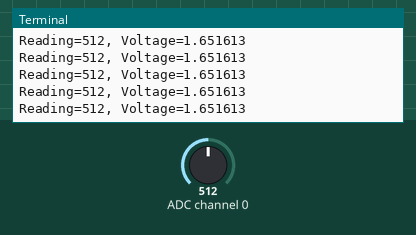
This program was run on a simulated Raspberry Pi (BCM pin numbers). Parts: the last lines printed to the terminal. The inputs (shaded band) are chosen by the test bench; at power-on: ADC channel 0 = 512 (analog values on the 0–1023 scale).

Above: at 1.2 s.
1.3 s: ADC channel 0 set to 716
At 1.33 s:
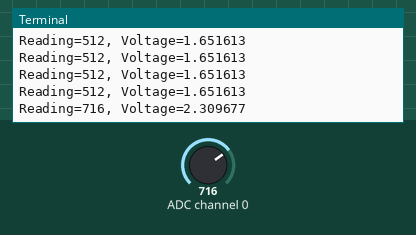
2.8 s: ADC channel 0 set to 900
At 2.84 s:
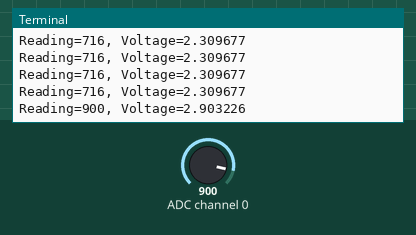
Timing chart, 0 to 5.8 s (numbered marks = the images above; inputs shaded):
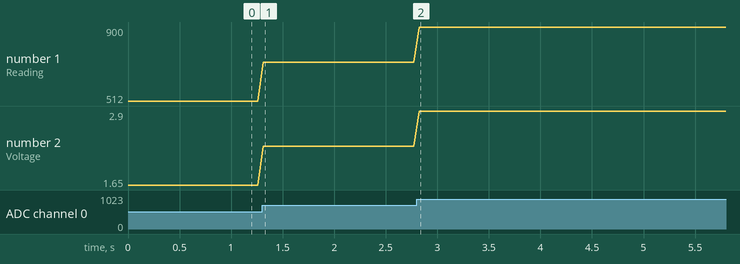

The program:

potentiometer.py
```python
import spidev
import time

#SPI 인스턴트 생성
spi = spidev.SpiDev()

#SPI 통신 시작
spi.open(0, 0) #bus : 0, dev(장치 번호):0  (CE0, CE1)

#SPI 통신 최대 속도 설정
spi.max_speed_hz = 1000000

# 0~7까지 채널에서 SPI 데이터 읽기
def analog_read(channel):
  # [byte_1, byte_2, byte_3]
  # byte_1 : 1
  # byte_2 : channel(0) + 8 -> 0000 1000 << 4 -> 1000 0000
  # byte_3 : 0(ignored)
  ret = spi.xfer2([1, (8 + channel) << 4, 0])
  adc_out = ((ret[1] & 3) << 8) + ret[2]
  return adc_out

try:
      while True:
          reading = analog_read(0) # 0번 채널에서 읽어온 SPI 데이터 (0~1023)
          # 전압수치로 변환
          voltage = reading * 3.3 / 1023
          print("Reading=%d, Voltage=%f" % (reading, voltage))
          time.sleep(0.05)
finally :
    spi.close()

#try:
     # while True:
        # analog_read(0) # 0 ~1023
        #전압수치값 변환(0~3.3v)
        #voltage = reading * 3.3 / 1023
        # print("Reading=%d, Voltage = &f" % (reading,voltadge))
        # time.sleep(0.5)
#finally :
    #spi.close()
```

Measured:
- after the input at 1.3 s, the terminal: prints a new line at once (image 1)
- after the input at 2.8 s, the terminal: prints a new line at once (image 2)
- plotted number 1: 512 → 716 after the input at 1.3 s, 716 → 900 after the input at 2.8 s
- plotted number 2: 1.65 → 2.31 after the input at 1.3 s, 2.31 → 2.9 after the input at 2.8 s
